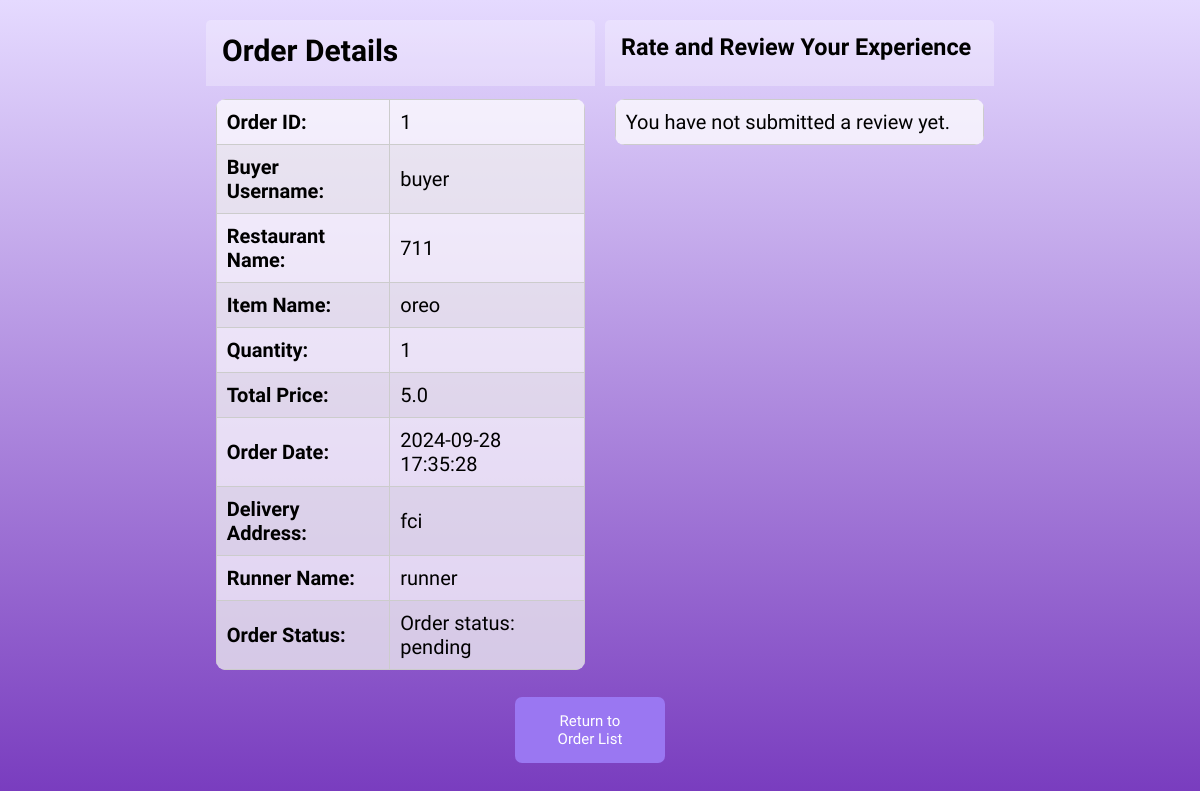
/buyer_order_details/1, run on an earlier commit of the app's database.
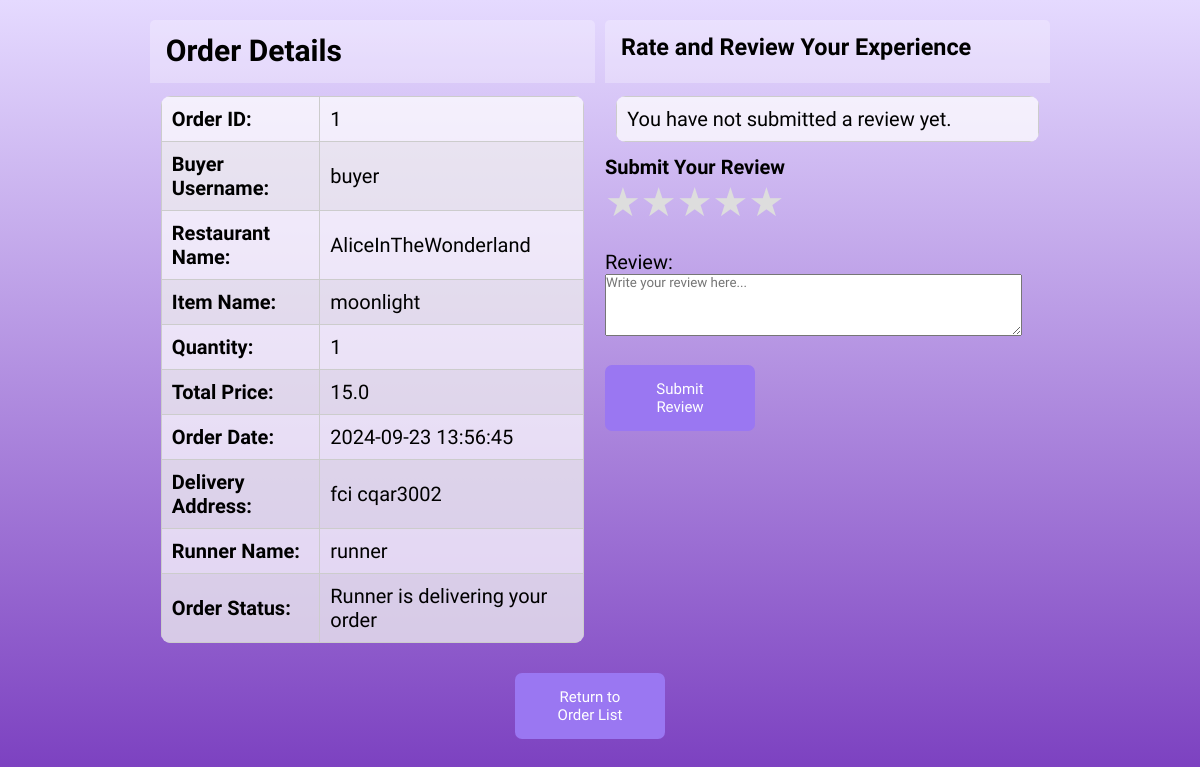
And on a later commit of the database.
### tables this page shows
CREATE TABLE orders (
            id INTEGER PRIMARY KEY AUTOINCREMENT,
            buyer_username TEXT NOT NULL,
            restaurant_name TEXT NOT NULL,
            item_name TEXT NOT NULL,
            total_price REAL NOT NULL,
            quantity INTEGER NOT NULL,
            order_date TIMESTAMP DEFAULT CURRENT_TIMESTAMP, 
            order_status TEXT DEFAULT 'available',
            status TEXT DEFAULT 'pending',
            runner_name TEXT,
            runner_lat REAL,
            runner_lng REAL,
            delivery_address TEXT,
            delivery_lat REAL,
            delivery_lng REAL
        );

### app.py (the view)
@app.route('/buyer_order_details/<int:order_id>', methods=['GET'])
def buyer_order_details(order_id):
    conn = get_db_connection()
    cursor = conn.cursor()
    query = """
        SELECT id, buyer_username, restaurant_name, item_name, total_price, quantity, order_date, delivery_address, delivery_lat, delivery_lng, runner_lat, runner_lng, runner_name, status, order_status
        FROM orders
        WHERE id = ?
    """
    cursor.execute(query, (order_id,))
    order = cursor.fetchone()
    if order is None:
        return redirect(url_for('buyer_orders'))
    cursor.execute("""
        SELECT rating, review FROM order_reviews
        WHERE order_id = ? AND buyer_username = ?
    """, (order_id, session.get('username')))
    submitted_review = cursor.fetchone()
    conn.close()
    return render_template('buyer_order_details.html', order=order, submitted_review=submitted_review)

### app.py (called while the page is built)
def get_db_connection():
    con = sqlite3.connect("database.db")
    con.row_factory = sqlite3.Row
    return con

### templates/buyer_order_details.html (shortened to what the changed rows need)
<!DOCTYPE html>
<html lang="en">
<head>
    <link rel="stylesheet" href="https://unpkg.com/leaflet/dist/leaflet.css" />
    <link rel="stylesheet" type="text/css" href="../static/style(BP).css">
    <link rel="stylesheet" href="https://unpkg.com/boxicons@latest/css/boxicons.min.css">
    <link href="https://cdn.jsdelivr.net/npm/remixicon@4.3.0/fonts/remixicon.css" rel="stylesheet"/>
    <link rel="stylesheet" href="https://unpkg.com/aos@next/dist/aos.css" />
</head>
<body>
    <div class="container">
        <div class="table-container">
            <div class="order-details">
                <div class="table-header">
                    <h2>Order Details</h2>
                </div>
                <div class="table-body">
                    <table>
                        <tbody>
                            <tr>
                                <td><strong>Order ID:</strong></td>
                                <td>{{ order.id }}</td>
                            </tr>
                            <tr>
                                <td><strong>Buyer Username:</strong></td>
                                <td>{{ order.buyer_username }}</td>
                            </tr>
                            <tr>
                                <td><strong>Restaurant Name:</strong></td>
                                <td>{{ order.restaurant_name }}</td>
                            </tr>
                            <tr>
                                <td><strong>Item Name:</strong></td>
                                <td>{{ order.item_name }}</td>
                            </tr>
                            <tr>
                                <td><strong>Quantity:</strong></td>
                                <td>{{ order.quantity }}</td>
                            </tr>
                            <tr>
                                <td><strong>Total Price:</strong></td>
                                <td>{{ order.total_price }}</td>
                            </tr>
                            <tr>
                                <td><strong>Order Date:</strong></td>
                                <td>{{ order.order_date }}</td>
                            </tr>
                            <tr>
                                <td><strong>Delivery Address:</strong></td>
                                <td>{{ order.delivery_address }}</td>
                            </tr>
                            {% if order.runner_name %}
                            <tr>
                                <td><strong>Runner Name:</strong></td>
                                <td>{{ order.runner_name }}</td>
                            </tr>
                            {% endif %}
                        <tr>
                            <td>
                                {% if order.status == 'completed' %}
                                    <p class="status-message">Your order is successfully completed</p>
                                {% elif order.status == 'picked up' %}
                                    <p class="status-message">Runner is delivering your order</p>
                                {% elif order.status == 'preparing' %}
                                    <p class="status-message">Seller is preparing your food</p>
                                {% elif order.status == 'delivered' %}
                                    <p class="status-message">Your food is ready for runner to pick up</p>
                                {% else %}
                                    <p class="status-message">Order status: {{ order.status }}</p>
                                {% endif %}
                            </td>
                        </tr>
                        </tbody>
                    </table>
                </div>
            </div>
            <div class="review-table">
                {% if order.order_status == 'completed' and not submitted_review %}
                <div class="rate-review-form">
                    <h4>Submit Your Review</h4>
                    <form action="{{ url_for('submit_review', order_id=order.id) }}" method="POST" id="rating-form">
                        <div class="star-rating" id="star-rating">
                            <label data-value="1">&#9733;</label>
                            <label data-value="2">&#9733;</label>
                            <label data-value="3">&#9733;</label>
                            <label data-value="4">&#9733;</label>
                            <label data-value="5">&#9733;</label>
                        </div>
                        <input type="hidden" name="rating" id="rating-value" required><br><br>
                        <label for="review">Review:</label><br>
                        <textarea name="review" id="review" rows="4" cols="50" placeholder="Write your review here..." required></textarea><br><br>
                        <button type="submit" class="button">Submit Review</button>
                    </form>
                </div>
                {% endif %}
            </div>
        </div>
    </div>
</body>
</html>

What changed in the data, as far as the page shows it:
changed orders "buyer": restaurant_name "711" → "AliceInTheWonderland"; item_name "oreo" → "moonlight"; total_price "5.0" → "15.0"; order_date "2024-09-28 17:35:28" → "2024-09-23 13:56:45"; delivery_address "fci" → "fci cqar3002"; order_status "ready for pickup" → "completed" (drawn); status "pending" → (not shown)
Also different on the page:
text no longer shown: "Order status:"
text now shown: "Runner is delivering your order Submit Your Review ★ ★ ★ ★ ★ Review: Submit Review"
